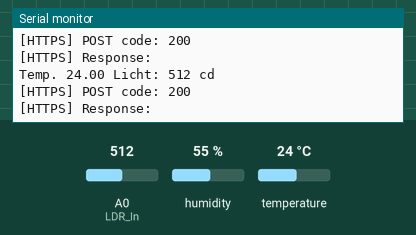
This sketch was run on a simulated ESP8266 (NodeMCU). Parts: the last lines printed to the serial monitor. Inputs (shaded band) come from the test bench; at power-on: temperature 24 °C, A0 (LDR_In) = 512, humidity 55 %. WiFi joins after 1.5 s; servers stay silent unless stated; uploads are accepted with an empty reply.

Above: at 16.5 s.
16.6 s: temperature set to 12 °C
At 26.64 s:
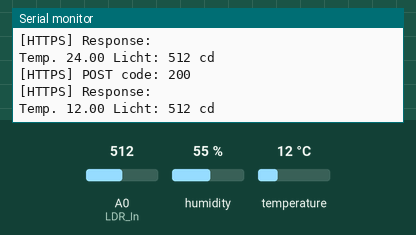
28.4 s: A0 (LDR_In) set to 716
At 37.8 s:
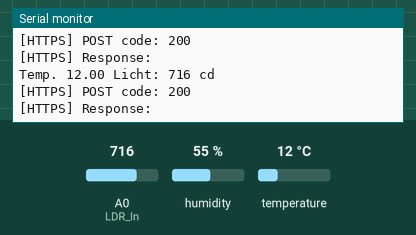
40.2 s: temperature set to 19 °C
At 49.2 s:
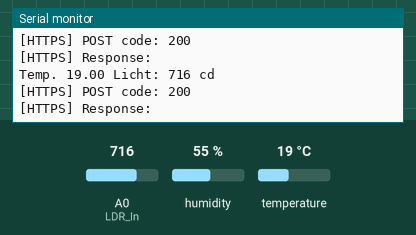
52.0 s: A0 (LDR_In) set to 900
At 59.4 s:
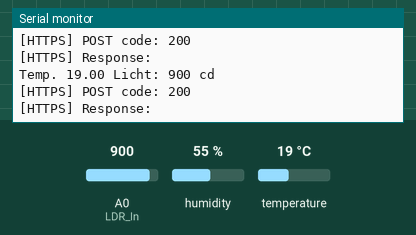
Timing chart, 0 to 60.9 s (numbered marks = the images above; inputs shaded):
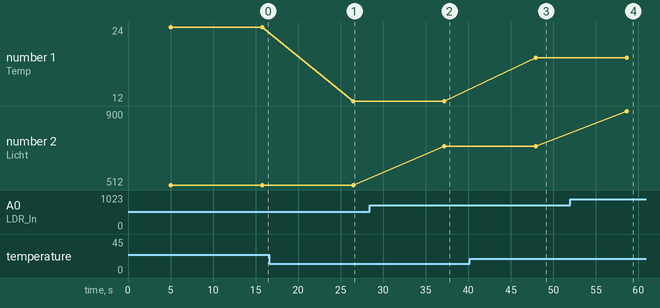

The sketch:

MiraiSensors.ino
```cpp
// JSON POST requests: https://randomnerdtutorials.com/esp8266-nodemcu-http-get-post-arduino/#http-post
// HTTPS requests: https://randomnerdtutorials.com/esp8266-nodemcu-https-requests/
// WiFi
#include <ESP8266WiFi.h>
#include <ESP8266HTTPClient.h>
#include <WiFiClientSecureBearSSL.h>

// JSON
#include <ArduinoJson.h>

//        initialise temperature humidity sensor DHT11
#include "DHT.h"
#define DHTTYPE DHT11       // DHT 11 sensor
uint8_t DHTPin = D7;        // DHT Sensor data input
DHT dht(DHTPin, DHTTYPE);   // Initialize DHT sensor.
float Temperature;          // temperature

int LDR_In =A0; //de spanningsdeler wordt aangesloten op A0
int lichtHoeveelheid;


// WiFi
const char* ssid = "A";
const char* password = "873Sheep";

// POST
String serverProtocol = "https://";
String serverIP = "35829.hosts2.ma-cloud.nl/"; // Ma cloud url or localhost IP
String serverDirectory = "IoT/post.php"; // path naar directory, bijvoorbeeld: "duurzaamhuis/post.php"
String URL = ""; // URL om data naar te versturen, wordt automatisch aangemaakt.
const uint8_t fingerprint[20] = {0x1A, 0x48, 0xE9, 0x83, 0x9D, 0x49, 0x82, 0x92, 0xB1, 0xEC, 0x18, 0xCE, 0xBF, 0x5F, 0xFA, 0x54, 0xD8, 0x93, 0xFD, 0xA5}; // fingerprint van jou server

// JSON
const int capacity = JSON_OBJECT_SIZE(2);
StaticJsonDocument<capacity> doc;
char jsonOut[250];

// JSON testing

void readDHT11(){
  /*
   *  read the sensor
   *  sampling rate DHT11 is max. 1Hz
   *  the DHT11 is known for erroneous readings
   */
    float temperature =  round(dht.readTemperature()*10)/10; // Gets the values of the temperature


    if(isnan(temperature)){
        // sensor error
        Serial.println("DHT11 sensor error");
    }
    else{
        // the DHT11 readings look ok
        Temperature = temperature;
        lichtHoeveelheid = analogRead(LDR_In);

        // show in Serial Monitor
        Serial.print("Temp. ");
        Serial.print(Temperature);

        Serial.print(" Licht: ");
        Serial.print(lichtHoeveelheid);
        Serial.println(" cd ");
      }
 }

void wifiConnect(){
  WiFi.begin(ssid, password);
  while (WiFi.status() != WL_CONNECTED) {
    delay(1000);
    Serial.print("Connecting...");
  }
  Serial.print("\r\nConnected: SSID: ");
  Serial.print(ssid);
  Serial.print("    IP address: ");
  Serial.println(WiFi.localIP());
  Serial.println("HTTP server started");
  Serial.println("\nSending POST data to: " + URL + "\n");
}

void CreateJSON() {
  doc["licht"] = lichtHoeveelheid;
  doc["temp"] = Temperature;
  serializeJson(doc, jsonOut);
}

void SendPOST() {
  //WiFiClient client;
  WiFiClientSecure client;
  client.setFingerprint(fingerprint);
  HTTPClient https;

  if( https.begin(client, URL) ){
    https.addHeader("Content-Type", "application/json");
    int responseCode = https.POST(jsonOut);
    String responseMsg = https.getString();
    Serial.print("[HTTPS] POST code: ");
    Serial.print(responseCode);
    Serial.print("\n[HTTPS] Response: ");
    Serial.println(responseMsg);
    https.end();
  } else Serial.println("POST is not working, check the steps in the powerpoint again.");
}

void setup() {
  Serial.begin(115200);

  // Maak de POST url op basis van protocol, serverIP & directory
  if(serverProtocol.length() > 0) URL += serverProtocol;
  URL += serverIP;
  if(serverDirectory.length() > 0) URL += "/" + serverDirectory;
}

void loop() {
  if(WiFi.status() != WL_CONNECTED) wifiConnect();
  delay(3000);    //Send a request every XXX ms  DHT11 needs at least 2 seconds
  readDHT11();
  CreateJSON();
  SendPOST();
  delay(7500);

}
```

Measured:
- after the input at 16.6 s, the serial monitor: prints a new line after 9.9 s (image 1)
- after the input at 28.4 s, the serial monitor: prints a new line after 8.8 s (image 2)
- after the input at 40.2 s, the serial monitor: prints a new line after 7.7 s (image 3)
- after the input at 52.0 s, the serial monitor: prints a new line after 6.7 s (image 4)
- plotted number 1: 24 → 12 after the input at 16.6 s, 12 → 19 after the input at 40.2 s
- plotted number 2: 512 → 716 after the input at 28.4 s, 716 → 900 after the input at 52.0 s
